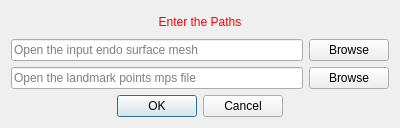
<?xml version="1.0" encoding="UTF-8"?>
<ui version="4.0">
 <class>powertransViewUIAhaInput</class>
 <widget class="QWidget" name="powertransViewUIAhaInput">
  <property name="enabled">
   <bool>true</bool>
  </property>
  <property name="geometry">
   <rect>
    <x>0</x>
    <y>0</y>
    <width>400</width>
    <height>128</height>
   </rect>
  </property>
  <property name="sizePolicy">
   <sizepolicy hsizetype="Minimum" vsizetype="Minimum">
    <horstretch>0</horstretch>
    <verstretch>0</verstretch>
   </sizepolicy>
  </property>
  <property name="maximumSize">
   <size>
    <width>16777215</width>
    <height>128</height>
   </size>
  </property>
  <property name="windowTitle">
   <string>Set Values</string>
  </property>
  <layout class="QGridLayout" name="gridLayout">
   <item row="1" column="1">
    <widget class="QPushButton" name="pushButton_1">
     <property name="text">
      <string>Browse</string>
     </property>
    </widget>
   </item>
   <item row="2" column="0">
    <widget class="QLineEdit" name="lineEdit_2">
     <property name="placeholderText">
      <string>Open the landmark points mps file</string>
     </property>
    </widget>
   </item>
   <item row="3" column="0" colspan="2">
    <widget class="QDialogButtonBox" name="buttonBox">
     <property name="enabled">
      <bool>true</bool>
     </property>
     <property name="orientation">
      <enum>Qt::Horizontal</enum>
     </property>
     <property name="standardButtons">
      <set>QDialogButtonBox::Cancel|QDialogButtonBox::Ok</set>
     </property>
     <property name="centerButtons">
      <bool>true</bool>
     </property>
    </widget>
   </item>
   <item row="2" column="1">
    <widget class="QPushButton" name="pushButton_2">
     <property name="text">
      <string>Browse</string>
     </property>
    </widget>
   </item>
   <item row="0" column="0" colspan="2">
    <widget class="QLabel" name="titleLabel">
     <property name="styleSheet">
      <string notr="true">QLabel { color: rgb(255, 0, 0) }</string>
     </property>
     <property name="text">
      <string>Enter the Paths</string>
     </property>
     <property name="alignment">
      <set>Qt::AlignCenter</set>
     </property>
    </widget>
   </item>
   <item row="1" column="0">
    <widget class="QLineEdit" name="lineEdit_1">
     <property name="text">
      <string/>
     </property>
     <property name="placeholderText">
      <string>Open the input endo surface mesh </string>
     </property>
    </widget>
   </item>
  </layout>
 </widget>
 <layoutdefault spacing="6" margin="11"/>
 <resources/>
 <connections/>
</ui>
